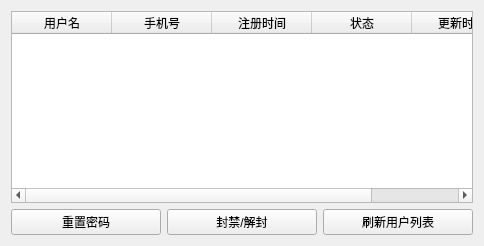
      <widget class="QWidget" name="tab">
       <attribute name="title">
        <string>用户信息管理</string>
       </attribute>
       <layout class="QVBoxLayout" name="verticalLayout_11">
        <item>
         <widget class="QTableWidget" name="userTable">
          <property name="editTriggers">
           <set>QAbstractItemView::EditTrigger::NoEditTriggers</set>
          </property>
          <property name="selectionBehavior">
           <enum>QAbstractItemView::SelectionBehavior::SelectRows</enum>
          </property>
          <property name="showGrid">
           <bool>true</bool>
          </property>
          <property name="gridStyle">
           <enum>Qt::PenStyle::SolidLine</enum>
          </property>
          <property name="columnCount">
           <number>5</number>
          </property>
          <attribute name="horizontalHeaderCascadingSectionResizes">
           <bool>true</bool>
          </attribute>
          <attribute name="horizontalHeaderStretchLastSection">
           <bool>true</bool>
          </attribute>
          <attribute name="verticalHeaderCascadingSectionResizes">
           <bool>true</bool>
          </attribute>
          <attribute name="verticalHeaderStretchLastSection">
           <bool>false</bool>
          </attribute>
          <column>
           <property name="text">
            <string>用户名</string>
           </property>
          </column>
          <column>
           <property name="text">
            <string>手机号</string>
           </property>
          </column>
          <column>
           <property name="text">
            <string>注册时间</string>
           </property>
          </column>
          <column>
           <property name="text">
            <string>状态</string>
           </property>
          </column>
          <column>
           <property name="text">
            <string>更新时间</string>
           </property>
          </column>
         </widget>
        </item>
        <item>
         <layout class="QHBoxLayout" name="horizontalLayout_20">
          <item alignment="Qt::AlignmentFlag::AlignHCenter">
           <widget class="QPushButton" name="rstUserPwdBtn">
            <property name="sizePolicy">
             <sizepolicy hsizetype="Minimum" vsizetype="Fixed">
              <horstretch>0</horstretch>
              <verstretch>0</verstretch>
             </sizepolicy>
            </property>
            <property name="minimumSize">
             <size>
              <width>150</width>
              <height>0</height>
             </size>
            </property>
            <property name="text">
             <string>重置密码</string>
            </property>
           </widget>
          </item>
          <item alignment="Qt::AlignmentFlag::AlignHCenter">
           <widget class="QPushButton" name="banUserBtn">
            <property name="sizePolicy">
             <sizepolicy hsizetype="Minimum" vsizetype="Fixed">
              <horstretch>0</horstretch>
              <verstretch>0</verstretch>
             </sizepolicy>
            </property>
            <property name="minimumSize">
             <size>
              <width>150</width>
              <height>0</height>
             </size>
            </property>
            <property name="text">
             <string>封禁/解封</string>
            </property>
           </widget>
          </item>
          <item alignment="Qt::AlignmentFlag::AlignHCenter">
           <widget class="QPushButton" name="refreshUsersBtn">
            <property name="sizePolicy">
             <sizepolicy hsizetype="Minimum" vsizetype="Fixed">
              <horstretch>0</horstretch>
              <verstretch>0</verstretch>
             </sizepolicy>
            </property>
            <property name="minimumSize">
             <size>
              <width>150</width>
              <height>0</height>
             </size>
            </property>
            <property name="text">
             <string>刷新用户列表</string>
            </property>
           </widget>
          </item>
         </layout>
        </item>
       </layout>
      </widget>
